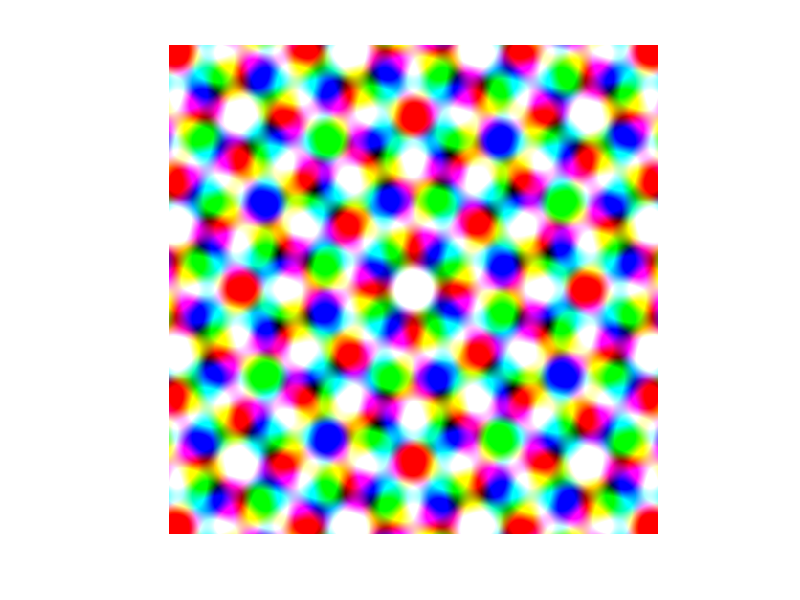

This figure's MATLAB source:
%matlab doodle
%coloring book of complex function representations, Barnes
s=1000;
I=ones(s,s,3);
w=52/s;
r=sqrt(3)/2;
f=0.75;
for k=1:s
        x=(k-s/2)*w;
    for h=1:s
        y=(h-s/2)*w;
        I(h,k,1)=f*(1+cos(x)+cos(y));
        I(h,k,2)=f*(1+cos(0.5*x+r*y)+cos(r*x-0.5*y));
        I(h,k,3)=f*(1+cos(0.5*x-r*y)+cos(r*x+0.5*y));
    end
end
imshow(I)
%imwrite(I,"pentarat.jpg")